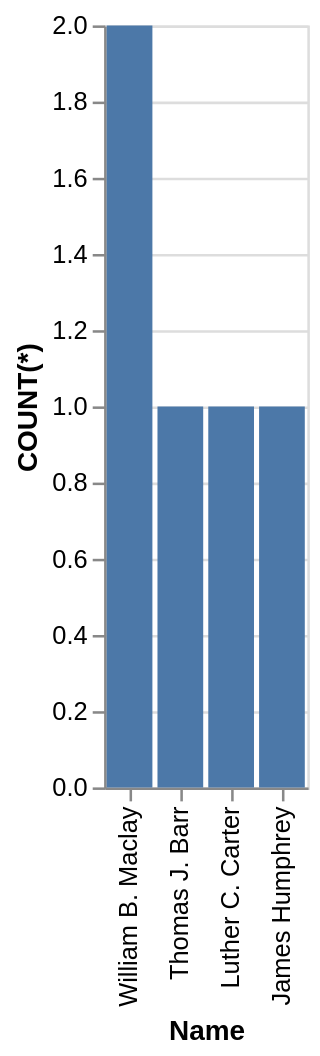

Express this chart as Vega-Lite.
### Vega-Lite specification from a JSON file in a GitHub repository (floating-point values rounded to 4 significant figures)
{"data": {"values": [{"x_data": "William B. Maclay", "y_data": 2}, {"x_data": "Thomas J. Barr", "y_data": 1}, {"x_data": "Luther C. Carter", "y_data": 1}, {"x_data": "James Humphrey", "y_data": 1}]}, "mark": "bar", "encoding": {"x": {"field": "x_data", "type": "nominal", "title": "Name", "sort": {"op": "sum", "field": "y_data", "order": "descending"}}, "y": {"field": "y_data", "type": "quantitative", "title": "COUNT(*)"}}}
